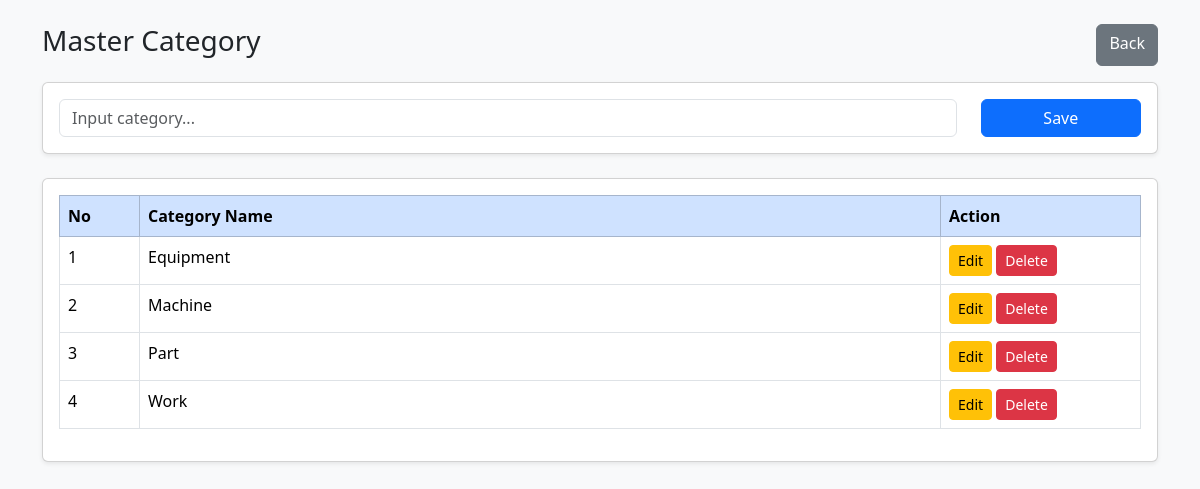
/page/leader/category/index.php (signed in), run on the app's committed database.
### tables this page shows
CREATE TABLE `category_master` (
  `category_id` int(11) NOT NULL,
  `category_name` varchar(100) NOT NULL,
  `created_at` datetime DEFAULT current_timestamp()
);

### page/leader/category/index.php (the view, shortened to what this page needs)
<?php
require '../../../conn.php';
$table = "category_master";
$field = "category_name";
$data = mysqli_query(
    $conn,
    "SELECT * FROM $table
     ORDER BY category_name ASC"
);
?>
<!doctype html>
<html lang="en">
<head>
    <link href="https://cdn.jsdelivr.net/npm/bootstrap@5.3.3/dist/css/bootstrap.min.css" rel="stylesheet">
</head>
<body class="bg-light">
    <div class="container mt-4">
        <div class="d-flex justify-content-between mb-3">
            <h3>Master Category</h3>
            <a href="../index.php" class="btn btn-secondary">
                Back
            </a>
        </div>
        <div class="card shadow-sm mb-4">
            <div class="card-body">
                <form method="POST">
                    <div class="row">
                        <div class="col-md-10">
                            <input type="text"
                                name="name"
                                class="form-control"
                                placeholder="Input category..."
                                required>
                        </div>
                        <div class="col-md-2 d-grid">
                            <button type="submit"
                                name="btn_save"
                                class="btn btn-primary">
                                Save
                            </button>
                        </div>
                    </div>
                </form>
            </div>
        </div>
        <div class="card shadow-sm">
            <div class="card-body table-responsive">
                <table class="table table-bordered">
                    <thead class="table-primary">
                        <tr>
                            <th width="80">No</th>
                            <th>Category Name</th>
                            <th width="200">Action</th>
                        </tr>
                    </thead>
                    <tbody>
                        <?php
                        $no = 1;
                        while ($row = mysqli_fetch_assoc($data)) :
                        ?>
                            <tr>
                                <td><?= $no++; ?></td>
                                <td><?= $row[$field]; ?></td>
                                <td>
                                    <button class="btn btn-warning btn-sm"
                                        data-bs-toggle="modal"
                                        data-bs-target="#edit<?= $row['category_id']; ?>">
                                        Edit
                                    </button>
                                    <a href="?delete=<?= $row['category_id']; ?>"
                                        class="btn btn-danger btn-sm"
                                        onclick="return confirm('Hapus data?')">
                                        Delete
                                    </a>
                                </td>
                            </tr>
                        <?php endwhile; ?>
                    </tbody>
                </table>
            </div>
        </div>
    </div>
</body>
</html>

### data on the page
category_master: category_name "Equipment"
category_master: category_name "Machine"
category_master: category_name "Part"
category_master: category_name "Work"
